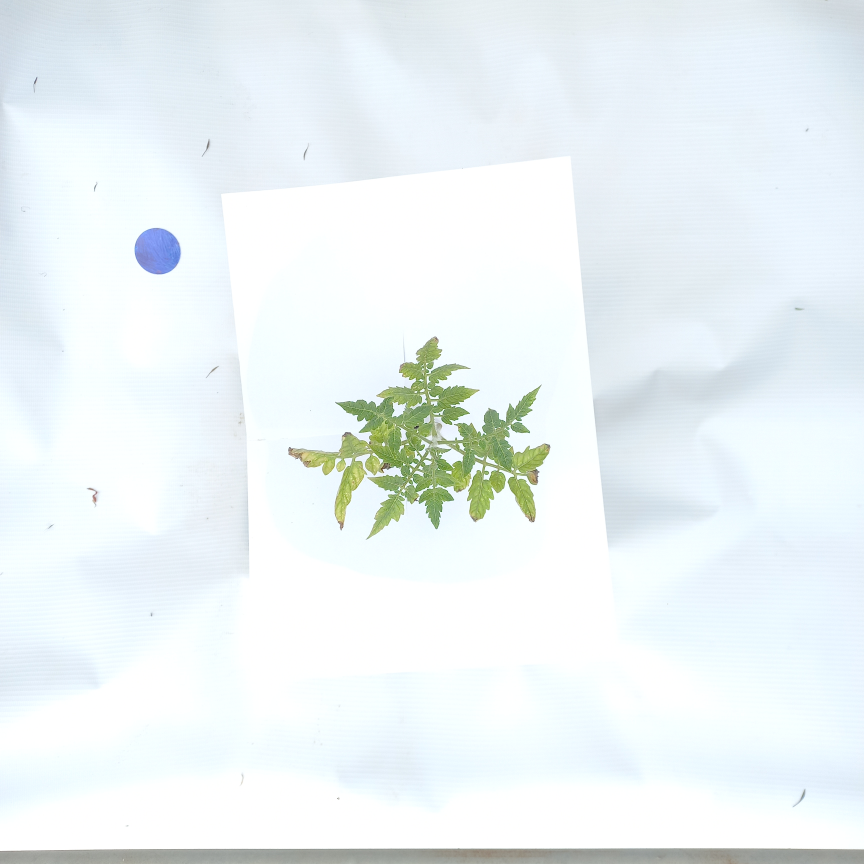
#> input picture SP/2024 Tomato Pictures for Ralph/20240326_092617.jpg, 3456 x 3456 px (shown at 1/4 size)
$ python -i test.py   (imports and definitions only)
#> lines starting #> are read from the running program, lines starting #| are printed output that depends on the picture; after the words box and inside, x2 and y2 are one past the last pixel; in counts of white or black regions, pixels touching at a corner belong together
import cv2 as cv2
import numpy as np

# [146 lines of commented-out code are left out]

def getCoinScale(image_path):
    image = cv2.imread(image_path)
#> image is the input picture: shape (3456, 3456, 3); mean B, G, R 245.8, 243.8, 236.2

    # Get the dimensions of the image
    height, width, _ = image.shape
#> height = 3456; width = 3456

    hsv = cv2.cvtColor(image, cv2.COLOR_BGR2HSV)
#> hsv: shape (3456, 3456, 3); mean H, S, V 82.4, 13.9, 247.6

    # Define range of blue color in HSV
    lower_blue = np.array([90, 50, 50])
    upper_blue = np.array([130, 255, 255])

    # Threshold the HSV image to get only blue colors
    mask = cv2.inRange(hsv, lower_blue, upper_blue)
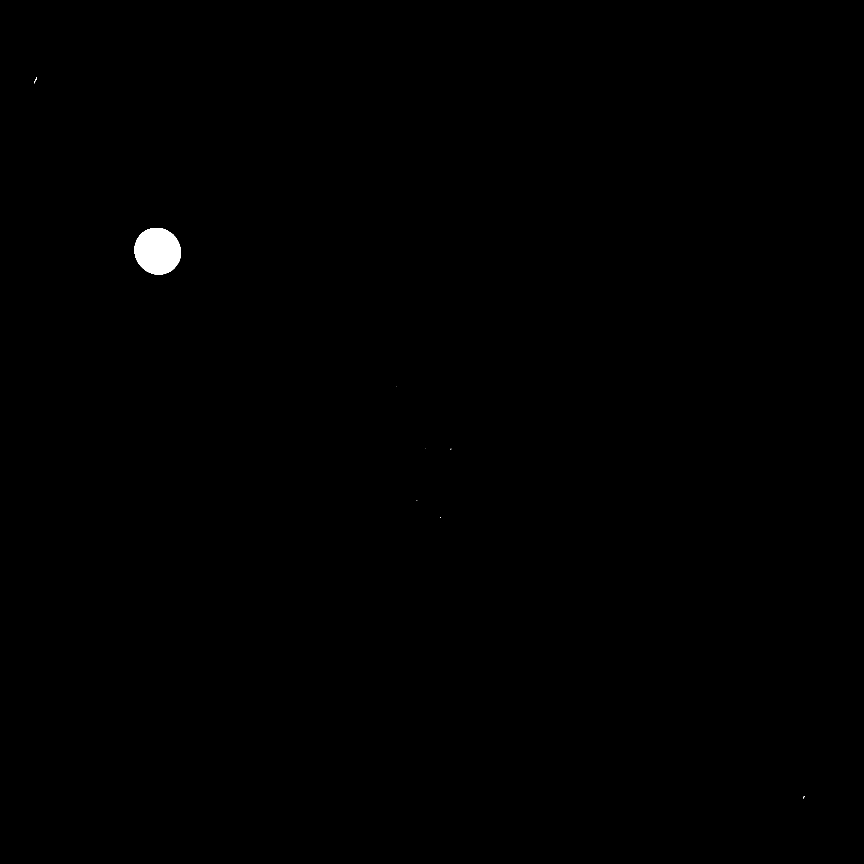
#> mask: shape (3456, 3456) (shown at 1/4 size); 0.23% white; 11 white regions (8 under 20 px), largest, box (x1, y1, x2, y2) and area: (538, 912, 723, 1098) 27055, (138, 313, 146, 328) 31, (3212, 3184, 3218, 3194) 26

    # Apply the mask to the original image
    blue_masked_image = cv2.bitwise_and(image, image, mask=mask)

    # Display the original image and the blue mask
    # cv2.imshow('Original Image', image)
    half = cv2.resize(blue_masked_image, (0, 0), fx = 0.1, fy = 0.1)
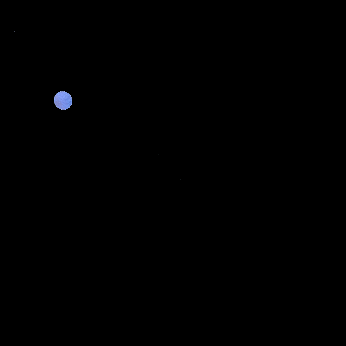
#> half: shape (346, 346, 3); mean B, G, R 0.5, 0.3, 0.3
    # cv2.imshow('Blue Mask', blue_masked_image)
    # cv2.imshow('Blue Mask', half)
    # Convert the blue masked image to grayscale
    gray = cv2.cvtColor(blue_masked_image, cv2.COLOR_BGR2GRAY)

    divisor = 1
    while True:
    # Apply Hough Circle Transform
        circles = cv2.HoughCircles(gray, cv2.HOUGH_GRADIENT, dp=1, minDist=width*1/divisor,
                            param1=50, param2=30, minRadius=0, maxRadius=0)

        if circles is not None and len(circles) == 1:
            circles = np.round(circles[0, :]).astype("int")
            count = 0
            # Loop over the (x, y) coordinates and radius of the circles
            for (x, y, r) in circles:
                # Draw the circle outline
                count += 1
                cv2.circle(blue_masked_image, (x, y), r, (255, 255, 0), 4)

            # Display the detected circles
            half2 = cv2.resize(blue_masked_image, (0, 0), fx = 0.1, fy = 0.1)
            return 2*r
            # cv2.imshow(f'Detected Circles - {count} - radius = {r}', half2)

            # cv2.waitKey(0)
            # cv2.destroyAllWindows()
            break
        else:
            divisor = divisor - 0.01
            print("No circles detected.")
#> this loop made 1 pass
#> circles on pass 1: [[630, 1004, 90]]
#> after the loop, count = 1; divisor = 1
# [19 lines of commented-out code are left out]

# [2 lines not run here, left out]

>>> result = getCoinScale('2024 Tomato Pictures for Ralph/20240326_092617.jpg')
